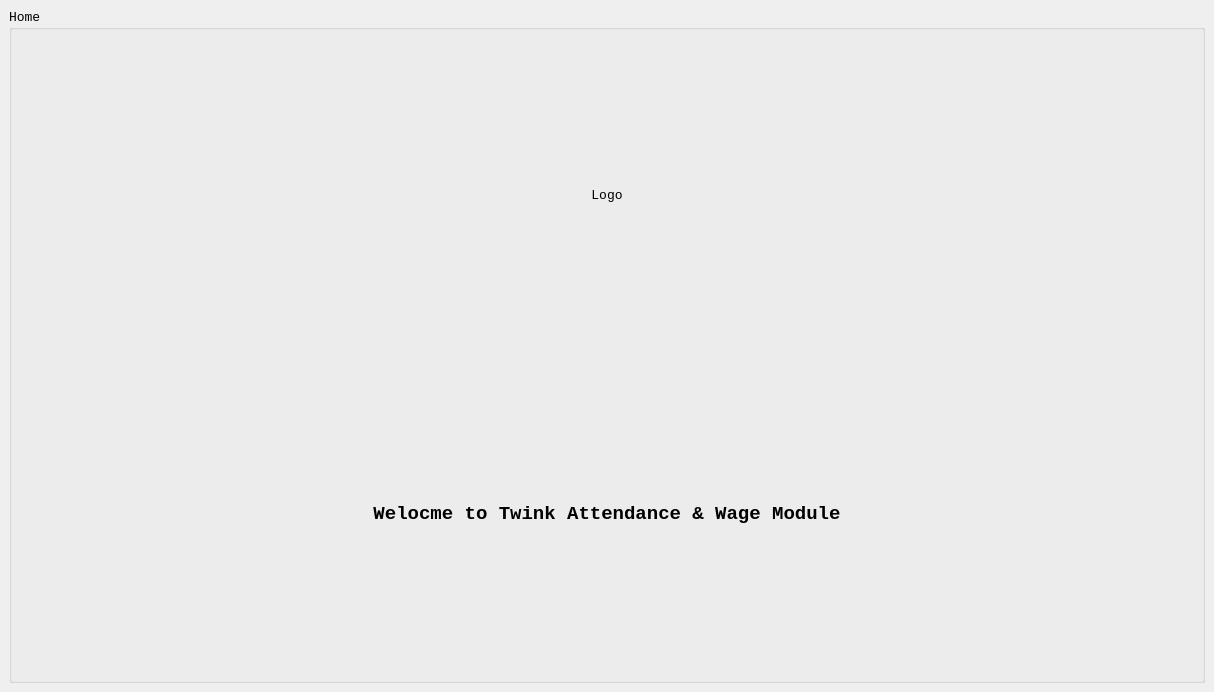
<?xml version="1.0" encoding="UTF-8"?>
<ui version="4.0">
 <class>MainWindow</class>
 <widget class="QMainWindow" name="MainWindow">
  <property name="geometry">
   <rect>
    <x>0</x>
    <y>0</y>
    <width>1214</width>
    <height>692</height>
   </rect>
  </property>
  <property name="windowTitle">
   <string>MainWindow</string>
  </property>
  <widget class="QWidget" name="centralwidget">
   <layout class="QGridLayout" name="gridLayout_2">
    <item row="0" column="0">
     <widget class="QGroupBox" name="groupBox">
      <property name="font">
       <font>
        <family>Courier New</family>
        <pointsize>10</pointsize>
       </font>
      </property>
      <property name="title">
       <string>Home</string>
      </property>
      <layout class="QGridLayout" name="gridLayout">
       <item row="0" column="0">
        <spacer name="horizontalSpacer">
         <property name="orientation">
          <enum>Qt::Horizontal</enum>
         </property>
         <property name="sizeHint" stdset="0">
          <size>
           <width>324</width>
           <height>20</height>
          </size>
         </property>
        </spacer>
       </item>
       <item row="0" column="1">
        <widget class="QLabel" name="label">
         <property name="minimumSize">
          <size>
           <width>500</width>
           <height>0</height>
          </size>
         </property>
         <property name="frameShape">
          <enum>QFrame::NoFrame</enum>
         </property>
         <property name="text">
          <string>&lt;html&gt;&lt;head/&gt;&lt;body&gt;&lt;p align=&quot;center&quot;&gt;&lt;span style=&quot; font-size:10pt;&quot;&gt;Logo&lt;/span&gt;&lt;/p&gt;&lt;/body&gt;&lt;/html&gt;</string>
         </property>
        </widget>
       </item>
       <item row="0" column="2">
        <spacer name="horizontalSpacer_2">
         <property name="orientation">
          <enum>Qt::Horizontal</enum>
         </property>
         <property name="sizeHint" stdset="0">
          <size>
           <width>324</width>
           <height>20</height>
          </size>
         </property>
        </spacer>
       </item>
       <item row="1" column="0" colspan="3">
        <widget class="QLabel" name="label_2">
         <property name="font">
          <font>
           <family>Courier New</family>
           <pointsize>14</pointsize>
           <weight>75</weight>
           <bold>true</bold>
          </font>
         </property>
         <property name="text">
          <string>&lt;html&gt;&lt;head/&gt;&lt;body&gt;&lt;p align=&quot;center&quot;&gt;Welocme to Twink Attendance &amp;amp; Wage Module&lt;/p&gt;&lt;/body&gt;&lt;/html&gt;</string>
         </property>
        </widget>
       </item>
      </layout>
     </widget>
    </item>
   </layout>
  </widget>
 </widget>
 <resources/>
 <connections/>
</ui>
